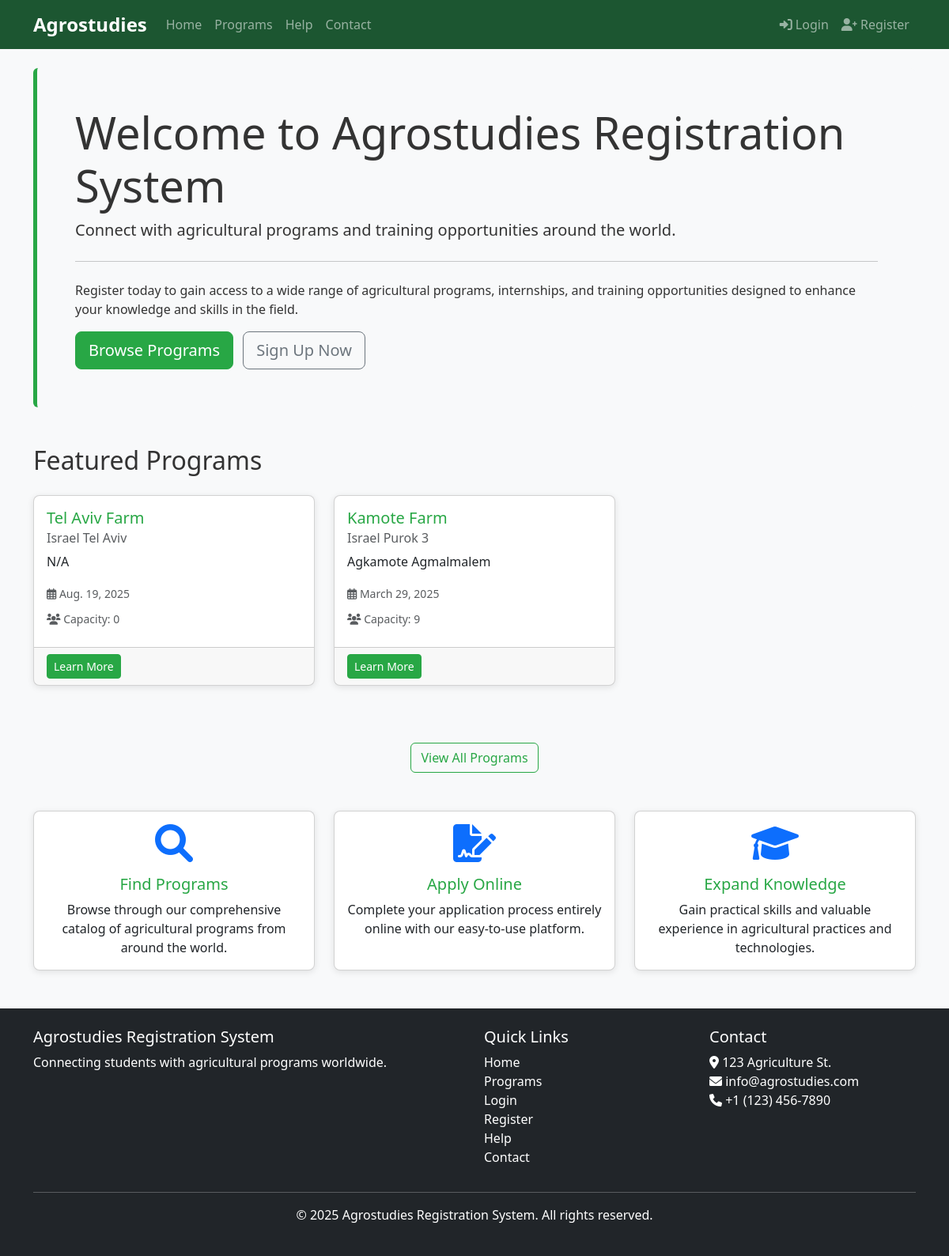
The page / on the database its author committed.
### core/models.py (models this page shows, shortened)
class AgricultureProgram(models.Model):
    title = models.CharField(max_length=200)
    description = models.TextField()
    start_date = models.DateField()
    location = models.CharField(max_length=100)
    capacity = models.PositiveIntegerField()
    created_at = models.DateTimeField(auto_now_add=True)
    updated_at = models.DateTimeField(auto_now=True)

### core/views.py (the view)
# urls.py: path('', views.index, name='index'),
def index(request):
    programs = AgricultureProgram.objects.all().order_by('-start_date')[:5]
    return render(request, 'index.html', {'programs': programs})

### core/context_processors.py (called while the page is built)
def notification_count(request):
    if request.user.is_authenticated:
        unread_count = Notification.objects.filter(user=request.user, read=False).count()
        return {
            'unread_notifications_count': unread_count
        }
    return {
        'unread_notifications_count': 0
    }

### templates/index.html (shortened to what this page needs)
{% extends 'base.html' %}
{% block content %}
<div class="jumbotron bg-light p-5 rounded">
    <h1 class="display-4">Welcome to Agrostudies Registration System</h1>
    <p class="lead">
        Connect with agricultural programs and training opportunities around the world.
    </p>
    <hr class="my-4">
    <p>
        Register today to gain access to a wide range of agricultural programs, internships,
        and training opportunities designed to enhance your knowledge and skills in the field.
    </p>
    <a class="btn btn-primary btn-lg" href="{% url 'program_list' %}" role="button">
        Browse Programs
    </a>
    {% if not user.is_authenticated %}
    <a class="btn btn-outline-secondary btn-lg ms-2" href="#" id="registerModalLink" data-bs-toggle="modal" data-bs-target="#registerModal" role="button">
        Sign Up Now
    </a>
    {% endif %}
</div>
<div class="row mt-5">
    <div class="col-md-12">
        <h2 class="mb-4">Featured Programs</h2>
    </div>
</div>
<div class="row">
    {% for program in programs %}
    <div class="col-md-4 mb-4">
        <div class="card h-100">
            <div class="card-body">
                <h5 class="card-title">{{ program.title }}</h5>
                <h6 class="card-subtitle mb-2 text-muted">{{ program.location }}</h6>
                <p class="card-text">
                    {{ program.description|truncatewords:20 }}
                </p>
                <div class="mb-2">
                    <small class="text-muted">
                        <i class="far fa-calendar-alt"></i> {{ program.start_date }}
                    </small>
                </div>
                <div class="mb-2">
                    <small class="text-muted">
                        <i class="fas fa-users"></i> Capacity: {{ program.capacity }}
                    </small>
                </div>
            </div>
            <div class="card-footer">
                <a href="{% url 'program_detail' program.id %}" class="btn btn-sm btn-primary">Learn More</a>
            </div>
        </div>
    </div>
    {% empty %}
    <div class="col-12">
        <div class="alert alert-info">
            No programs available at the moment. Please check back later.
        </div>
    </div>
    {% endfor %}
</div>
<div class="row mt-5">
    <div class="col-md-12 text-center">
        <a href="{% url 'program_list' %}" class="btn btn-outline-primary">
            View All Programs
        </a>
    </div>
</div>
<div class="row mt-5">
    <div class="col-md-4">
        <div class="card text-center h-100">
            <div class="card-body">
                <i class="fas fa-search fa-3x mb-3 text-primary"></i>
                <h5 class="card-title">Find Programs</h5>
                <p class="card-text">
                    Browse through our comprehensive catalog of agricultural programs from around the world.
                </p>
            </div>
        </div>
    </div>
    <div class="col-md-4">
        <div class="card text-center h-100">
            <div class="card-body">
                <i class="fas fa-file-signature fa-3x mb-3 text-primary"></i>
                <h5 class="card-title">Apply Online</h5>
                <p class="card-text">
                    Complete your application process entirely online with our easy-to-use platform.
                </p>
            </div>
        </div>
    </div>
    <div class="col-md-4">
        <div class="card text-center h-100">
            <div class="card-body">
                <i class="fas fa-graduation-cap fa-3x mb-3 text-primary"></i>
                <h5 class="card-title">Expand Knowledge</h5>
                <p class="card-text">
                    Gain practical skills and valuable experience in agricultural practices and technologies.
                </p>
            </div>
        </div>
    </div>
</div>
{% endblock %}

### static/css/main.css (style rules this page uses)
body { font-family: 'Segoe UI', Tahoma, Geneva, Verdana, sans-serif; background-color: #f8f9fa; color: #333; }
a { color: #28a745; text-decoration: none; }
.btn-primary { background-color: #28a745; border-color: #28a745; }
.btn-outline-primary { color: #28a745; border-color: #28a745; }
.card { border-radius: 8px; box-shadow: 0 2px 8px rgba(0,0,0,0.1); transition: transform 0.3s ease; }
.card-title { color: #28a745; }
.jumbotron { background-color: #e9f9ef; border-left: 5px solid #28a745; }

### rows shown on the page
AgricultureProgram: title "Tel Aviv Farm", location "Israel Tel Aviv", description "N/A", start_date "Aug. 19, 2025", capacity "0"
AgricultureProgram: title "Kamote Farm", location "Israel Purok 3", description "Agkamote Agmalmalem", start_date "March 29, 2025", capacity "9"
